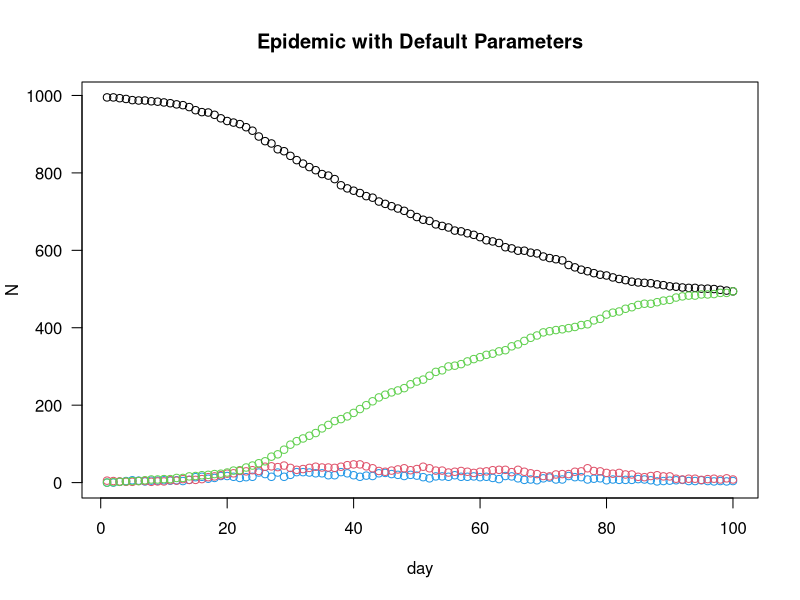
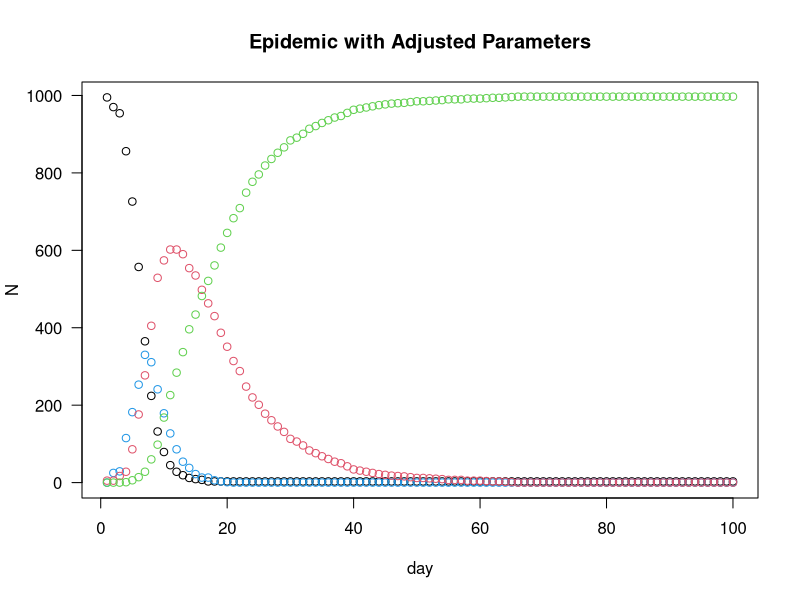
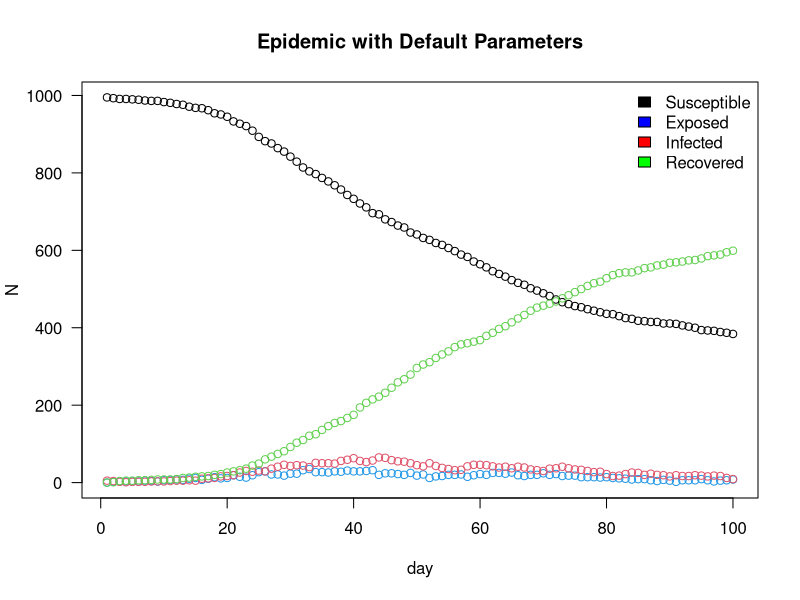
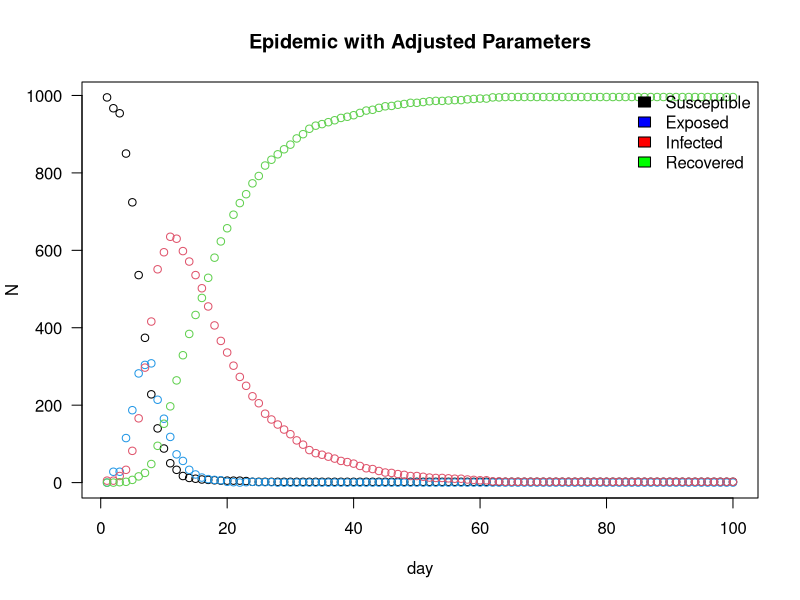
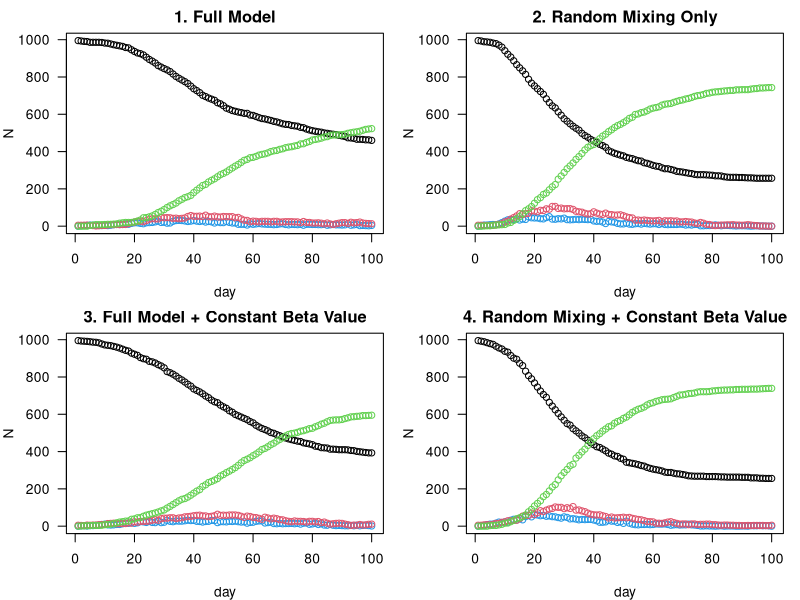

Reproduce these figures in R, in order.
## GENERAL DESCRIPTION


################################################################################
######### ------- START OF MODEL SETUP AND POPULATION GENERATION ------- #########
################################################################################

# This section defines the global parameters for the model and generates the
# base population, assigning each of the 'n' individuals to a household.


n <- 1000
people <- 1:n
h_max <- 5

set.seed(13)

#### Putting people in households
h <- rep(1:n, sample(1:h_max, n, replace = TRUE))[1:n] 

links <- cbind(person=people, household=h)

beta <- runif(n,0,1)

get.net <- function(beta, h, nc=15){
  n <- length(beta)
  
  H <- outer(h,h, "==")
  diag(H) <- FALSE
  
  b_bar <- sum(beta)/n
  M_prob <-  nc*outer(beta, beta)/(b_bar^2 *(n-1))
  v_prob <- M_prob[upper.tri(M_prob)] 
  v_cons <- rbinom(length(v_prob), 1, v_prob) 
  
  M_cons <- matrix(0,nrow=n, ncol=n) 
  M_cons[upper.tri(M_cons)] <- v_cons
  
  M_cons <- M_cons + t(M_cons)
  M <- (!H)*M_cons  
  conns_list <- as.list(as.data.frame(matrix(M_cons==1, n, n)))
  i_list <- lapply(conns_list, which)
  
  return(i_list) 
}

get.net2 <- function(beta, h, nc=15) {
  n <- length(h)
  b_bar <- sum(beta)/length(beta) 
  conns_init <- vector("list", n)
  conns <- vector(mode="list", length=n)
  for (i in 1:n) {
    if (i < n) {
      b <- rbinom(n-i, 1, nc*beta[i]*beta[(i+1):n]/(b_bar^2*(n-1)) )
      conns_init[[i]] <- which(b==1) + i 
    }
  }
  
  # <-- FIX IS HERE: Changed lapply to sapply
  pairs <- cbind(rep(1:n, sapply(conns_init, length)), unlist(conns_init)) 
  
  if (nrow(pairs) > 0) {
    pairs <- pairs[h[pairs[,1]] != h[pairs[,2]], , drop = FALSE] 
    
    if(nrow(pairs) > 0) {
      for (i in 1:nrow(pairs)){
        conns[[pairs[i,1]]] <- append(conns[[pairs[i,1]]],  pairs[i,2] )
        conns[[pairs[i,2]]] <- append(conns[[pairs[i,2]]],  pairs[i,1] )
      }
    }
  }
  
  return(conns)
}


alink <- get.net(beta, h) 
alink2 <- get.net2(beta,h)


nseir <- function(beta, h, alink, 
                  alpha=c(0.1, 0.01, 0.01), 
                  delta=.2, 
                  gamma=.4, 
                  nc=15, nt=100, pinf=.005) {
  
  n <- length(beta)
  x <- rep(0,n)  
  num_to_infect <- max(1, round(pinf * n))
  x[sample(1:n, num_to_infect)] <- 2 
  
  H <- outer(h,h, "==") 
  diag(H) <- FALSE 
  H_conns_list <- as.list(as.data.frame(H))
  H_i_list <- lapply(H_conns_list, which)
  
  b_bar <- sum(beta)/n
  M_prob <-  nc*outer(beta, beta)/(b_bar^2 *(n-1)) 
  v_prob <- M_prob[upper.tri(M_prob)] 
  
  t <- S <- E <- I <- R <- rep(0, nt)
  t[1] <- 1; S[1] <- n*(1-pinf); I[1] <- n*pinf 
  
  for(i in 2:nt){
    u <- runif(n) 
    v_mix <- rbinom(length(v_prob), 1, v_prob) 
    
    M_mix <- matrix(0, nrow = n, ncol = n) 
    M_mix[upper.tri(M_mix)] <- v_mix
    M_mix <- M_mix + t(M_mix)
    
    mix_list <- as.list(as.data.frame(matrix(M_mix == 1, n, n)))
    i_mix_list <- lapply(mix_list, which) 
    
    infected_indices <- which(x == 2)
    h_exposed <- unique(unlist(H_i_list[infected_indices])) 
    net_exposed <- unique(unlist(alink[infected_indices])) 
    mix_infected <- unique(unlist(i_mix_list[infected_indices])) 
    
    x[x==2 & u<delta] <- 3
    x[x==1 & u<gamma] <- 2
    
    x_h_exposed <- h_exposed[x[h_exposed] == 0 & u[h_exposed] < alpha[1]] 
    x_net_exposed <- net_exposed[x[net_exposed] == 0 & u[net_exposed] < alpha[2]] 
    x_mix_exposed <- mix_infected[x[mix_infected] == 0 & u[mix_infected] < alpha[3]]
    
    exposed_list <- list(x_h_exposed, x_net_exposed, x_mix_exposed)
    
    expose_order <- sample(1:3, 3)
    
    x[exposed_list[[expose_order[1]]]] <- 1
    x[exposed_list[[expose_order[2]]]] <- 1
    x[exposed_list[[expose_order[3]]]] <- 1
    
    S[i] <- sum(x == 0)
    E[i] <- sum(x == 1)
    I[i] <- sum(x == 2)
    R[i] <- sum(x == 3)
    t[i] <- i
    
  }
  return(list(t = t, S = S, E = E, I = I, R = R))
}



###### optimized version? ########
nseir <- function(beta, h, alink, 
                  alpha=c(0.1, 0.01, 0.01), 
                  delta=.2, 
                  gamma=.4, 
                  nc=15, nt=100, pinf=.005) {
  
  n <- length(beta)
  x <- rep(0,n)  
  num_to_infect <- max(1, round(pinf*n))
  x[sample(1:n, num_to_infect)] <- 2 
  
  hh_index_list <- split(1:n, h) 
  hh_infect <- vector(mode = "list", length = n)
  for (i in 1:n) {
    hh_infect[[i]] <- setdiff(hh_index_list[[h[i]]], i)
  }
  
  b_bar <- sum(beta)/n
  mix_prob <-  nc*(beta %o% beta)/(b_bar^2 *(n-1)) 
  
  v_prob <- mix_prob[upper.tri(mix_prob)] 
  
  ij <- which(upper.tri(matrix(1, n, n)), arr.ind = TRUE)
  
  t <- S <- E <- I <- R <- rep(0, nt)
  t[1] <- 1
  S[1] <- n - num_to_infect
  I[1] <- num_to_infect
  
  for(i in 2:nt) {
    
    u <- runif(n) 
    v_mix <- rbinom(length(v_prob), 1, v_prob) 
    
    infected_indices <- which(x == 2)
    
    if (length(infected_indices) > 0) {
      mix_pairs <- ij[v_mix == 1, , drop = FALSE]
      mix_infected <- unique(c(
        mix_pairs[mix_pairs[ , 1] %in% infected_indices, 2],
        mix_pairs[mix_pairs[ , 2] %in% infected_indices, 1]
      ))
    } else {
      mix_infected <- integer(0)
    }
    
    x[x == 2 & u < delta] <- 3
    x[x == 1 & u < gamma] <- 2
    
    newly_exposed <- integer(0)
    
    if (length(infected_indices) > 0) {
      hh_exposed <- unique(unlist(hh_infect[infected_indices]))
      hh_exposed <- hh_exposed[x[hh_exposed] == 0 & u[hh_exposed] < alpha[1]]
      
      net_exposed <- unique(unlist(alink[infected_indices]))
      net_exposed <- net_exposed[x[net_exposed] == 0 & u[net_exposed] < alpha[2]]
      
      mix_exposed <- mix_infected[x[mix_infected] == 0 & u[mix_infected] < alpha[3]]
      
      newly_exposed <- unique(c(hh_exposed, net_exposed, mix_exposed))  
    }
    
    x[newly_exposed] <- 1
    
    S[i] <- sum(x == 0)
    E[i] <- sum(x == 1)
    I[i] <- sum(x == 2)
    R[i] <- sum(x == 3)
    t[i] <- i
    
  }
  return(list(t = t, S = S, E = E, I = I, R = R))
}


# default parameters
epi <- nseir(beta, h, alink)

# adjusted parameters
epi1 <- nseir(beta, h, alink, 
              alpha = c(0.5, 0.3, 0.1), gamma = 0.5, delta = 0.1)


plot_original_dynamics <- function(epi_data, title = "SEIR Dynamics"){
  # plotting
  plot(x = epi_data$t, y = epi_data$S, ylim = c(0, max(epi_data$S)), 
       xlab = "day", ylab = "N", main = title, las = 1)
  points(epi_data$E, col = 4); points(epi_data$I, col = 2); points(epi_data$R, col = 3)
}

# plotting
epi_plot <- function(beta, h, alink, 
                     alpha = c(0.1, 0.01, 0.01),
                     delta = 0.2,
                     gamma = 0.4,
                     nc = 15, nt = 100, pinf = 0.005,
                     title = "SEIR Dynamics") {
  
  epi <- nseir(beta, h, alink, alpha, delta, gamma, nc, nt, pinf)
  
  plot(x = epi$t, y = epi$S, ylim = c(0, max(epi$S)), 
       xlab = "day", ylab = "N", main = title, las = 1)
  points(epi$E, col = 4); points(epi$I, col = 2); points(epi$R, col = 3)
  
  legend(x = "topright", 
         legend = c("Susceptible", "Exposed",
                    "Infected", "Recovered"),
         fill = c("black", "blue",
                  "red", "green"),
         bty = "n")
  
}

par(mfrow = c(1,1))
plot_original_dynamics(epi, title = "Epidemic with Default Parameters")
plot_original_dynamics(epi1, title = "Epidemic with Adjusted Parameters")

epi_plot(beta, h, alink, title = "Epidemic with Default Parameters")
epi_plot(beta, h, alink,
         alpha = c(0.5, 0.3, 0.1), gamma = 0.5, delta = 0.1,
         title = "Epidemic with Adjusted Parameters")

##q5

par(mfrow = c(2, 2), mar = c(4, 4, 2, 1)) #2x2 grid, mar allows good spacing

adjacencyList_variable_beta <- get.net2(beta, h)

#scenario 1: full model with default parameters
epi_full <- nseir(beta, h, adjacencyList_variable_beta)
plot_original_dynamics(epi_full, title = "1. Full Model")


#scenario 2: random mixing only
epi_random <- nseir(beta, h, adjacencyList_variable_beta, alpha = c(0, 0, 0.04))
plot_original_dynamics(epi_random, title = "2. Random Mixing Only")

#scenario 3: full model with constant beta value
beta_const <- rep(mean(beta), n)
adjacencyList_constant_beta <- get.net2(beta_const, h)
epi_const_beta <- nseir(beta_const, h, adjacencyList_constant_beta)
plot_original_dynamics(epi_const_beta, title = "3. Full Model + Constant Beta Value")

#scenario 4: random mixing with constant beta
epi_random_const_beta <- nseir(beta_const, h, adjacencyList_constant_beta, alpha = c(0, 0, 0.04))
plot_original_dynamics(epi_random_const_beta, title = "4. Random Mixing + Constant Beta Value")

par(mfrow = c(1, 1))
